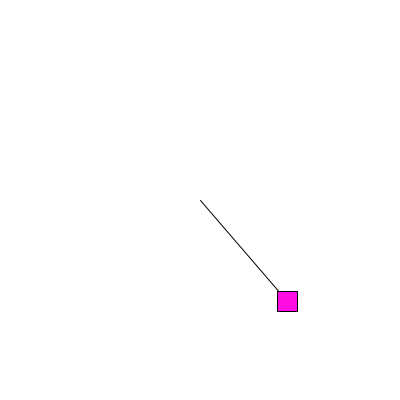
Frame 1 (no input)
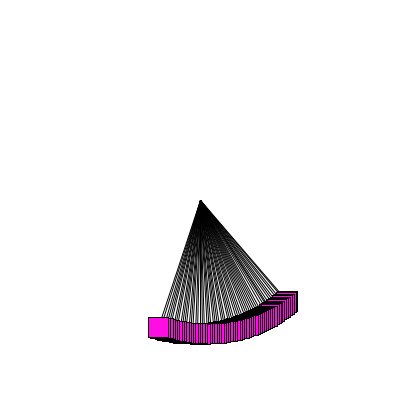
Frame 60 (the mouse pressed at the canvas centre just before this capture)
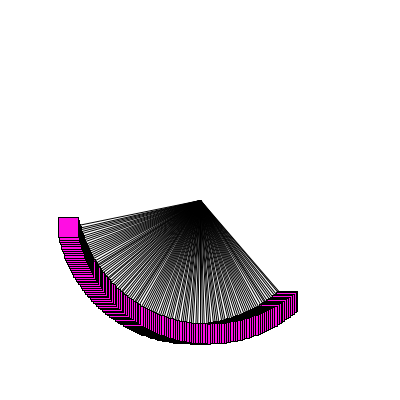
Frame 120 (the mouse held since frame 60 and released just before this capture)

The Processing sketch that drew these frames (run headless with seeded random() and noise(); from frame 60 on, the mouse is pressed at the canvas centre):

// Processing sketch: rectCirclePVector
// ── rectCirclePVector.pde
//move 134 pixels at 48 degrees from 200,200
PVector offset = new PVector(134,0);


void setup(){
  background(255);
 size(400,400);
 rectMode(CENTER);
 offset.rotate(radians(48));

  
}

void draw(){
  fill(255,13,227);
 offset.rotate(radians(1));
 line(200,200, 200 + offset.x, 200 + offset.y);
 rect(200+offset.x,200 + offset.y,20,20);
  
}
